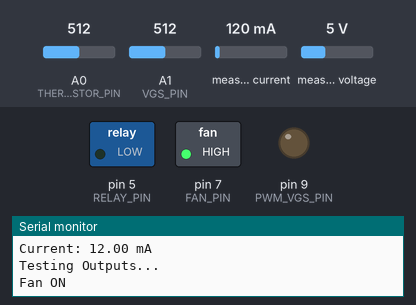
Bench run of a sketch on a simulated Arduino Uno, built with avr-gcc and run on an emulated ATmega328P. On the bench: switched loads named in the sketch (green lamp = pin HIGH), output pins drawn as LEDs (lit = HIGH), the last lines printed to the serial monitor. Wiring (inferred from the names in the program): INA219 current sensor at I2C address 0x40. The inputs (shaded band) are chosen by the test bench; at power-on: A0 (THERMISTOR_PIN) = 512, A1 (VGS_PIN) = 512, measured current 120 mA, measured voltage 5 V.

Above: at 0.1 s.
At 4.1 s:
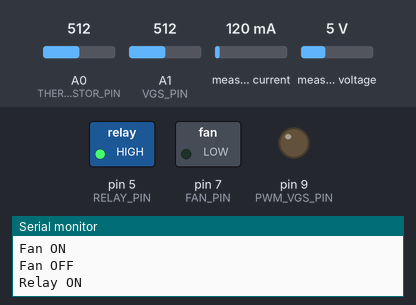
At 11.1 s:
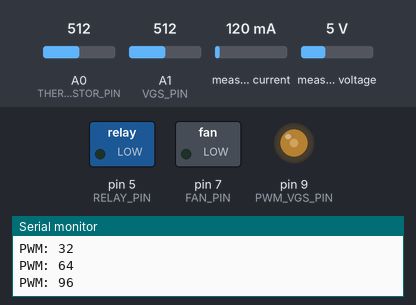
At 34.1 s:
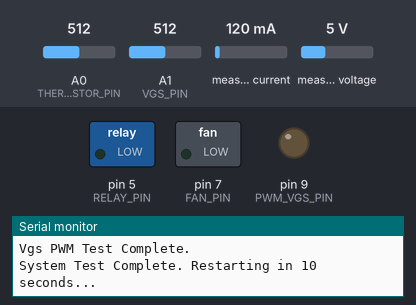
Timing chart, 0 to 35.6 s (numbered marks = the images above):
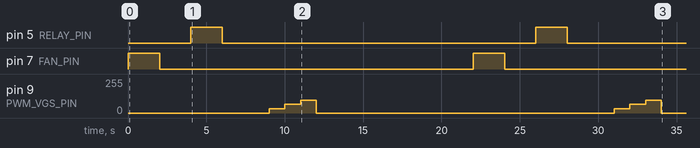

The sketch:

_System_Test_01.ino
```cpp
#include <Wire.h>

// Define inputs
#define THERMISTOR_PIN A0    // Thermistor for plate temp
#define VGS_PIN A1           // Vgs measurement (voltage divider or opto-isolated V-F converter)
#define RELAY_PIN 5          // E-STOP relay control
#define FAN_PIN 7            // Fan control
#define PWM_VGS_PIN 9        // PWM output for Vgs
#define INA219_ADDR 0x40     // Default I2C address of INA219

bool use_INA219 = true; // Set to false to use voltage measurement instead

void setup() {
    Serial.begin(115200);
    Serial.println("System Test: Initializing...");

    pinMode(RELAY_PIN, OUTPUT);
    pinMode(FAN_PIN, OUTPUT);
    pinMode(PWM_VGS_PIN, OUTPUT);

    digitalWrite(RELAY_PIN, LOW);
    digitalWrite(FAN_PIN, LOW);

    Wire.begin();
    if (!checkINA219()) {
        Serial.println("INA219 not found, switching to voltage measurement mode.");
        use_INA219 = false;
    }
    Serial.println("System Ready. Beginning tests...");
}

void loop() {
    Serial.println("---------------------------");
    Serial.println("Reading Inputs...");

    float plateTemp = readThermistor();
    float vgs = analogRead(VGS_PIN) * (5.0 / 1023.0) * 2; // Assuming a 10k/10k divider

    Serial.print("Plate Temp: "); Serial.print(plateTemp); Serial.println(" C");
    Serial.print("Vgs: "); Serial.print(vgs); Serial.println(" V");

    if (use_INA219) {
        float busVoltage, current_mA;
        readINA219(busVoltage, current_mA);
        Serial.print("Bus Voltage: "); Serial.print(busVoltage); Serial.println(" V");
        Serial.print("Current: "); Serial.print(current_mA); Serial.println(" mA");
    } else {
        float measuredVoltage = analogRead(A2) * (5.0 / 1023.0) * 2; // Assuming voltage divider on A2
        Serial.print("Measured Voltage: "); Serial.print(measuredVoltage); Serial.println(" V");
    }

    Serial.println("Testing Outputs...");

    // Toggle fan
    Serial.println("Fan ON");
    digitalWrite(FAN_PIN, HIGH);
    delay(2000);
    Serial.println("Fan OFF");
    digitalWrite(FAN_PIN, LOW);
    delay(2000);

    // Toggle relay
    Serial.println("Relay ON");
    digitalWrite(RELAY_PIN, HIGH);
    delay(2000);
    Serial.println("Relay OFF");
    digitalWrite(RELAY_PIN, LOW);
    delay(2000);

    // Sweep PWM output for Vgs
    Serial.println("Sweeping Vgs PWM...");
    for (int pwmValue = 0; pwmValue <= 127; pwmValue += 32) { // Max 127 to stay in ohmic region
        analogWrite(PWM_VGS_PIN, pwmValue);
        Serial.print("PWM: "); Serial.println(pwmValue);
        delay(1000);
    }
    analogWrite(PWM_VGS_PIN, 0);
    Serial.println("Vgs PWM Test Complete.");

    Serial.println("System Test Complete. Restarting in 10 seconds...");
    delay(10000);
}

bool checkINA219() {
    Wire.beginTransmission(INA219_ADDR);
    return (Wire.endTransmission() == 0);
}

void readINA219(float &busVoltage, float &current_mA) {
    Wire.beginTransmission(INA219_ADDR);
    Wire.write(0x02); // Bus Voltage Register
    Wire.endTransmission();
    Wire.requestFrom(INA219_ADDR, 2);
    if (Wire.available() == 2) {
        int16_t rawBusVoltage = (Wire.read() << 8) | Wire.read();
        busVoltage = (rawBusVoltage >> 3) * 0.004;
    }
    Wire.beginTransmission(INA219_ADDR);
    Wire.write(0x04); // Current Register
    Wire.endTransmission();
    Wire.requestFrom(INA219_ADDR, 2);
    if (Wire.available() == 2) {
        int16_t rawCurrent = (Wire.read() << 8) | Wire.read();
        current_mA = rawCurrent * 0.01; // Assuming default calibration
    }
}

float readThermistor() {
    int adcValue = analogRead(THERMISTOR_PIN);
    float voltage = adcValue * (5.0 / 1023.0);
    // Convert to temperature (this equation will need calibration for your specific thermistor)
    float resistance = (10000.0 * voltage) / (5.0 - voltage); // Assuming 10k pull-up resistor
    float temperature = 1.0 / (0.001129148 + (0.000234125 * log(resistance)) + (0.0000000876741 * pow(log(resistance), 3))) - 273.15;
    return temperature;
}
```

Measured:
- by itself, pin 5 (RELAY_PIN), pin 7 (FAN_PIN): alternates HIGH for 2.0 s and LOW for 20.0 s
- by itself, pin 9 (PWM_VGS_PIN): 0/255 → 32/255 at 9.0 s, → 64/255 1.0 s later, → 96/255 1.0 s later, → 0/255 1.0 s later, … (8 changes in this stretch)
